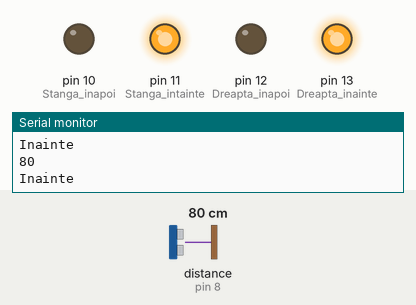
This sketch was run on a simulated Arduino Uno, built with avr-gcc and run on an emulated ATmega328P. Shown: output pins drawn as LEDs (lit = HIGH), the last lines printed to the serial monitor. Inputs (shaded band) come from the test bench; at power-on: distance to the obstacle (sensor on pin 8) 80 cm. The echo pulse lasts 58.3 µs per cm.

Above: at 1.2 s.
1.3 s: distance to the obstacle (sensor on pin 8) set to 21 cm
2.8 s: distance to the obstacle (sensor on pin 8) set to 18 cm
At 4.0 s:
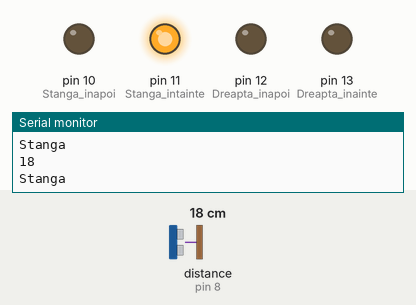
4.3 s: distance to the obstacle (sensor on pin 8) set to 11 cm
5.8 s: distance to the obstacle (sensor on pin 8) set to 8 cm
At 6.9 s:
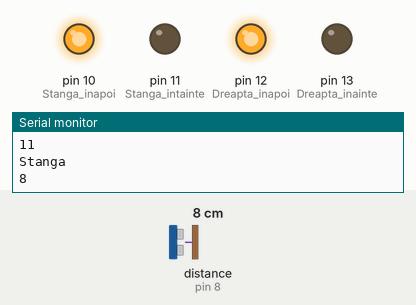
7.3 s: distance to the obstacle (sensor on pin 8) set to 35 cm
At 8.2 s:
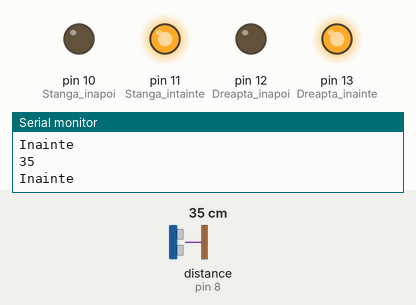
8.9 s: distance to the obstacle (sensor on pin 8) set to 2 cm
At 9.7 s:
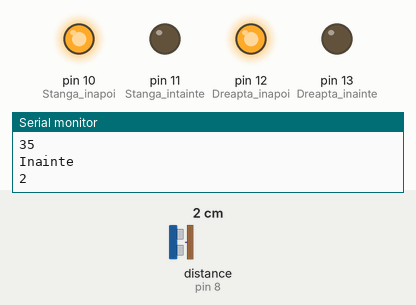
Timing chart, 0 to 11.4 s (numbered marks = the images above; inputs shaded):
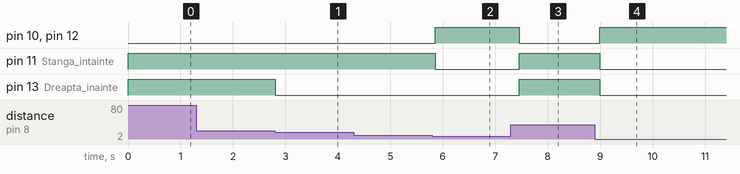

Measured:
- the behaviour switches between 20 and 19 cm on distance to the obstacle (sensor on pin 8) (found by bisection; images 0 and 1)
- the behaviour switches between 10 and 9 cm on distance to the obstacle (sensor on pin 8) (found by bisection; images 1 and 2)
- after the input at 2.8 s, pin 13 (Dreapta_inainte): HIGH → LOW at once
- after the input at 5.8 s, pin 10 (Stanga_inapoi), pin 12 (Dreapta_inapoi): LOW → HIGH after 0.05 s; pin 11 (Stanga_intainte): HIGH → LOW after 0.05 s
- after the input at 7.3 s, pin 10 (Stanga_inapoi), pin 12 (Dreapta_inapoi): HIGH → LOW after 0.16 s; pin 11 (Stanga_intainte), pin 13 (Dreapta_inainte): LOW → HIGH after 0.16 s
- after the input at 8.9 s, pin 10 (Stanga_inapoi), pin 12 (Dreapta_inapoi): LOW → HIGH after 0.10 s; pin 11 (Stanga_intainte), pin 13 (Dreapta_inainte): HIGH → LOW after 0.10 s

The sketch:

RC_Car_Object_Avoidance_1_0.ino
```cpp
#include <HCSR04.h>
UltraSonicDistanceSensor distanceSensor(9,8);
int D;//Variabila distanta
int Directie = 0; // variabila status directie
const int trigPin = 9;
const int echoPin = 8;
//variabile Distanta senzor hc-sr04
long duration;
int distance;


void setup(){
//Definitie pini control motoare IO
  pinMode(13,OUTPUT); //Dreapta inainte
  pinMode(12,OUTPUT); //Dreapta inapoi
  pinMode(11,OUTPUT); //Stanga intainte
  pinMode(10,OUTPUT); //Stanga inapoi

  Serial.begin(9600);
}

void loop(){
   D = distanceSensor.measureDistanceCm();
  Serial.println(D);
if(D>=20){
    digitalWrite(13,HIGH);//Dreapta inainte
    digitalWrite(12,LOW);
    digitalWrite(11,HIGH);//Stanga intainte
    digitalWrite(10,LOW);
    Serial.println("Inainte");
    delay(100);


      }
else if(D<20&D>10){
       digitalWrite(13,LOW);
       digitalWrite(12,LOW);
       digitalWrite(11,HIGH);//Stanga intainte
       digitalWrite(10,LOW);

       Serial.println("Stanga");
      delay(100);

      }
      else if(D<10){

        digitalWrite(13,LOW);
        digitalWrite(12,HIGH);//Dreapta inapoi
        digitalWrite(11,LOW);
        digitalWrite(10,HIGH);//Stanga inapoi
        delay(1500);
        Serial.println("Inapoi");
delay(100);
      }

      }

      void isr(){
}
```
